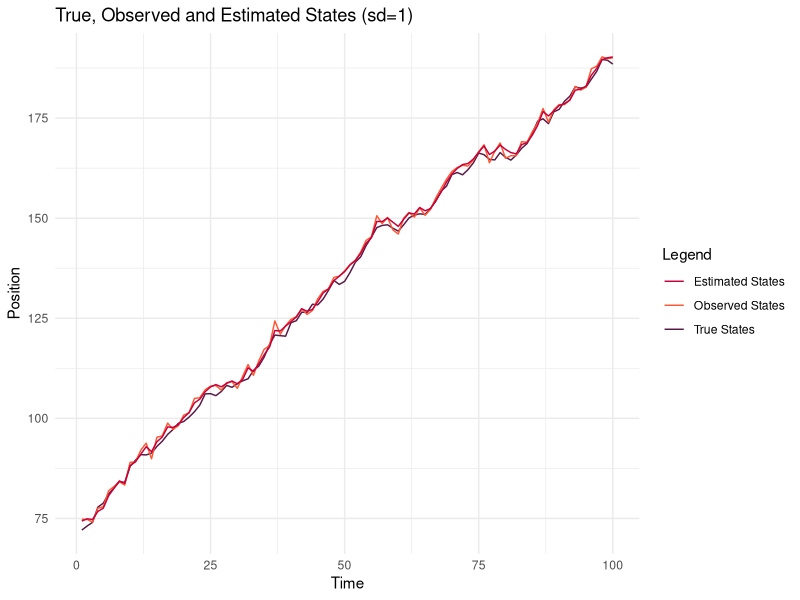
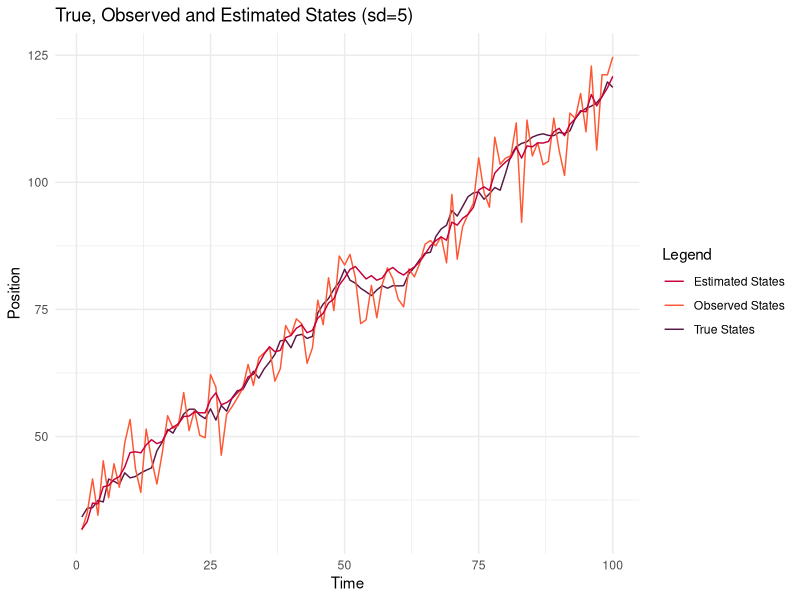
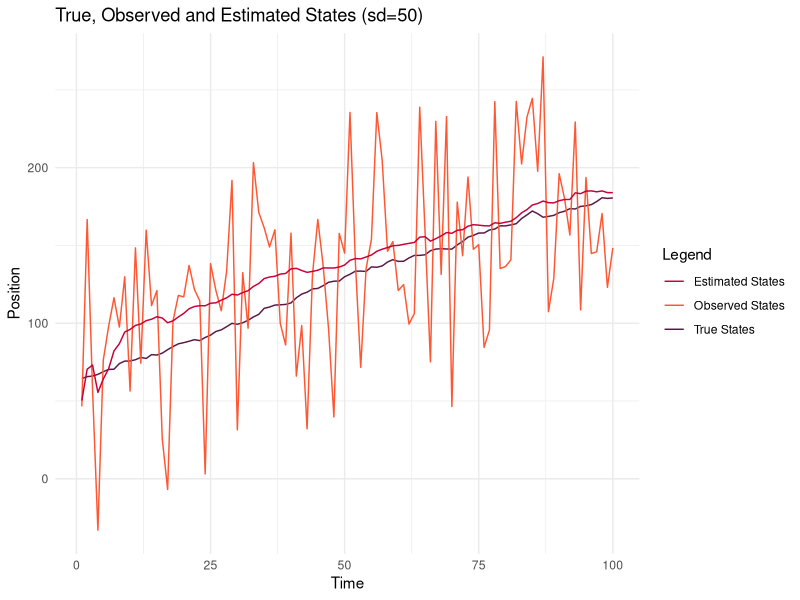
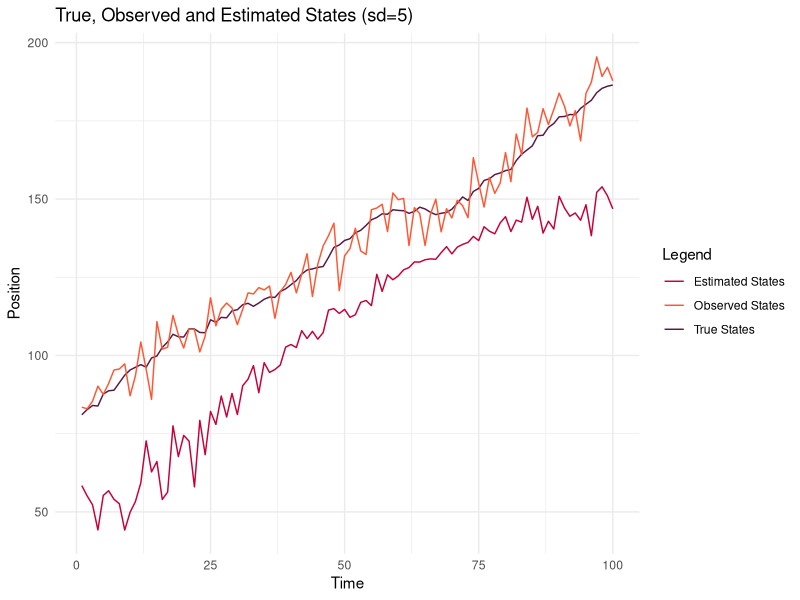

R code for these plots, in order:
## ---- chunk 1
library(ggplot2)
knitr::opts_chunk$set(echo = TRUE)
set.seed(12345)
## ---- chunk 2

# Parameter setup
partice_sample_size = 100 # M
iterations = 100 # T

rtransition = function(z_t_1, sd=1) {
  return(rnorm(1, sample(c(0,1,2), size=1)+z_t_1, sd=sd))
}

remission = function(n, z_t, sd=1) {
  return(rnorm(1, sample(c(0,1,2), size=1)+z_t, sd=sd))
}

demission = function(x_t, z_t, sd=1) {
  return(sum(dnorm(x_t, c(0, -1, 1)+z_t, sd=sd))/3)
}

rinit = function(n) {
  return(runif(n, 0, 100))
}

sample_observations = function(n, sd_emission=1) {
  # First observation
  states = vector(length = n) # Z
  observations = vector(length = n) # X
  
  states[1] = rinit(1)
  observations[1] = remission(1, states[1], sd_emission)
  
  for (i in 2:n) {
    states[i] = rtransition(states[i-1])
    observations[i] = remission(1, states[i], sd_emission)
  }
  
  return(data.frame(states = states, obs = observations))
}

particle_filter = function(observations, T=100, M=100, sd_emission=1, corr=TRUE) {
  
  X = matrix(nrow = T, ncol = M) # Posterior believe
  X_bar = matrix(nrow = T, ncol = M) # Prior believe
  W = matrix(nrow = T, ncol = M)
  Z = vector(length = T)
  
  for (t in 1:T) {
    
    if (t == 1) {
      # Initialization
      X_temp = rinit(M)
      # Prediction
      X_bar[t,] = sapply(X_temp, rtransition)
    }
    else {
      # Prediction
      X_bar[t,] = sapply(X[t-1,], rtransition)
    }
    
    # Importance Weight
    W[t, ] = sapply(X_bar[t,], demission, z_t = observations[t], sd=sd_emission)
    # Normalize
    W[t, ] = W[t, ]/sum(W[t, ])
    # Correction
    if (corr) {
      prob = W[t,]
    }
    else {
      prob = rep(1, length(W[t,]))
    }
    X[t,] = sample(X_bar[t,], M, prob = prob, replace = TRUE)
    # Taken from Bishop
    Z[t] = as.numeric(W[t, ] %*% X[t, ])
    
  }
  
  return(list(X=X, X_bar=X_bar, W=W, Z=Z))
}


## ---- chunk 3

sd_emission = 1

observations = sample_observations(iterations, sd_emission)

res = particle_filter(observations$obs,
                      T = iterations,
                      M = partice_sample_size,
                      sd_emission = sd_emission)

## ---- chunk 4

df = data.frame(time = 1:iterations,
                true_states=observations$states,
                observed_states=observations$obs,
                estimated_states=res$Z)

ggplot(df) +
  geom_line(aes(x = time, y = true_states, colour = "True States")) +
  geom_line(aes(x = time, y = observed_states, colour = "Observed States")) +
  geom_line(aes(x = time, y = estimated_states, colour = "Estimated States")) +
  labs(title = "True, Observed and Estimated States (sd=1)",
       y = "Position",
       x = "Time", color = "Legend") +
  scale_color_manual(values = c("#C70039", "#FF5733", "#581845")) +
  theme_minimal()

## ---- chunk 5

sd_emission = 5

observations = sample_observations(iterations, sd_emission)

res = particle_filter(observations$obs,
                      T = iterations,
                      M = partice_sample_size,
                      sd_emission = sd_emission)

## ---- chunk 6

df = data.frame(time = 1:iterations,
                true_states=observations$states,
                observed_states=observations$obs,
                estimated_states=res$Z)

ggplot(df) +
  geom_line(aes(x = time, y = true_states, colour = "True States")) +
  geom_line(aes(x = time, y = observed_states, colour = "Observed States")) +
  geom_line(aes(x = time, y = estimated_states, colour = "Estimated States")) +
  labs(title = "True, Observed and Estimated States (sd=5)",
       y = "Position",
       x = "Time", color = "Legend") +
  scale_color_manual(values = c("#C70039", "#FF5733", "#581845")) +
  theme_minimal()

## ---- chunk 7

sd_emission = 50

observations = sample_observations(iterations, sd_emission)

res = particle_filter(observations$obs,
                      T = iterations,
                      M = partice_sample_size,
                      sd_emission = sd_emission)

## ---- chunk 8

df = data.frame(time = 1:iterations,
                true_states=observations$states,
                observed_states=observations$obs,
                estimated_states=res$Z)

ggplot(df) +
  geom_line(aes(x = time, y = true_states, colour = "True States")) +
  geom_line(aes(x = time, y = observed_states, colour = "Observed States")) +
  geom_line(aes(x = time, y = estimated_states, colour = "Estimated States")) +
  labs(title = "True, Observed and Estimated States (sd=50)",
       y = "Position",
       x = "Time", color = "Legend") +
  scale_color_manual(values = c("#C70039", "#FF5733", "#581845")) +
  theme_minimal()

## ---- chunk 9

sd_emission = 5

observations = sample_observations(iterations, sd_emission)

res = particle_filter(observations$obs,
                      T = iterations,
                      M = partice_sample_size,
                      sd_emission = sd_emission,
                      corr=FALSE)

## ---- chunk 10

df = data.frame(time = 1:iterations,
                true_states=observations$states,
                observed_states=observations$obs,
                estimated_states=res$Z)

ggplot(df) +
  geom_line(aes(x = time, y = true_states, colour = "True States")) +
  geom_line(aes(x = time, y = observed_states, colour = "Observed States")) +
  geom_line(aes(x = time, y = estimated_states, colour = "Estimated States")) +
  labs(title = "True, Observed and Estimated States (sd=5)",
       y = "Position",
       x = "Time", color = "Legend") +
  scale_color_manual(values = c("#C70039", "#FF5733", "#581845")) +
  theme_minimal()
